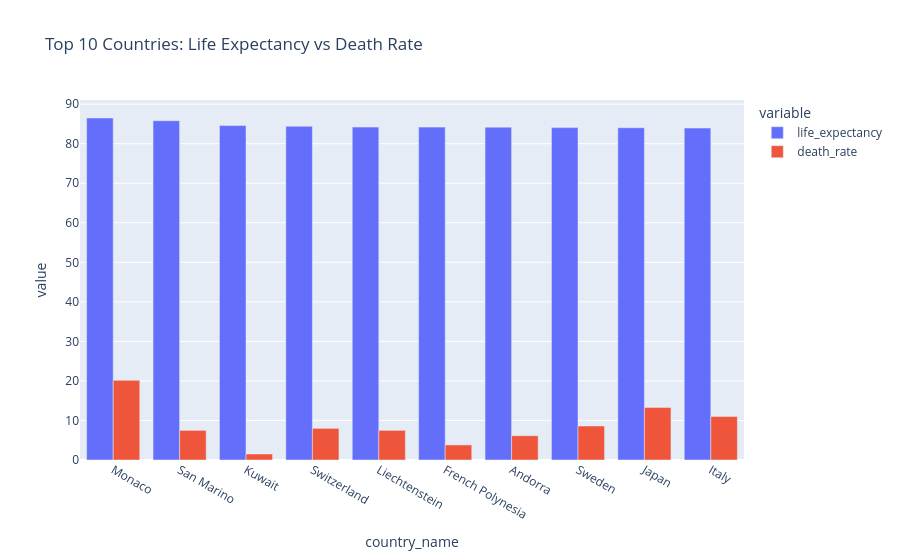

The cell this chart's notebook holds for it:
### Code cell
latest_year = df["year"].max()

top10 = (
    df[df["year"] == latest_year]
    .nlargest(10, "life_expectancy")
)

fig = px.bar(
    top10,
    x="country_name",
    y=["life_expectancy", "death_rate"],
    barmode="group",
    title="Top 10 Countries: Life Expectancy vs Death Rate"
)

fig.show()

### Figure 1 — Plotly figure (JSON) as saved in the notebook; plotly's stock layout.template omitted (floating-point values rounded to 4 significant figures)
{"data": [{"alignmentgroup": "True", "hovertemplate": "variable=life_expectancy<br>country_name=%{x}<br>value=%{y}<extra></extra>", "legendgroup": "life_expectancy", "marker": {"color": "#636efa", "pattern": {"shape": ""}}, "name": "life_expectancy", "offsetgroup": "life_expectancy", "orientation": "v", "showlegend": true, "textposition": "auto", "type": "bar", "x": ["Monaco", "San Marino", "Kuwait", "Switzerland", "Liechtenstein", "French Polynesia", "Andorra", "Sweden", "Japan", "Italy"], "xaxis": "x", "y": [86.5, 85.82, 84.58, 84.41, 84.2, 84.19, 84.19, 84.06, 84.04, 83.95], "yaxis": "y"}, {"alignmentgroup": "True", "hovertemplate": "variable=death_rate<br>country_name=%{x}<br>value=%{y}<extra></extra>", "legendgroup": "death_rate", "marker": {"color": "#EF553B", "pattern": {"shape": ""}}, "name": "death_rate", "offsetgroup": "death_rate", "orientation": "v", "showlegend": true, "textposition": "auto", "type": "bar", "x": ["Monaco", "San Marino", "Kuwait", "Switzerland", "Liechtenstein", "French Polynesia", "Andorra", "Sweden", "Japan", "Italy"], "xaxis": "x", "y": [20.14, 7.5, 1.52, 8.0, 7.5, 3.808, 6.139, 8.6, 13.3, 11.0], "yaxis": "y"}], "layout": {"barmode": "group", "legend": {"title": {"text": "variable"}, "tracegroupgap": 0}, "title": {"text": "Top 10 Countries: Life Expectancy vs Death Rate"}, "xaxis": {"anchor": "y", "domain": [0, 1], "title": {"text": "country_name"}}, "yaxis": {"anchor": "x", "domain": [0, 1], "title": {"text": "value"}}}}
